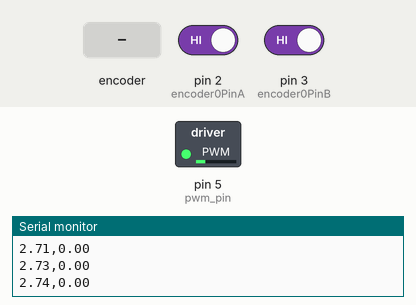
Recording of a sketch running on a simulated Arduino Uno, built with avr-gcc and run on an emulated ATmega328P. On the bench: switched loads named in the sketch (green lamp = pin HIGH), the last lines printed to the serial monitor. The inputs (shaded band) are chosen by the test bench; at power-on: pin 2 (encoder0PinA) HIGH, pin 3 (encoder0PinB) HIGH.

Above: at 1.2 s.
1.3 s: rotary encoder on pin 2 (encoder0PinA) / pin 3 (encoder0PinB) turned 3 steps (first pin leading)
At 2.25 s:
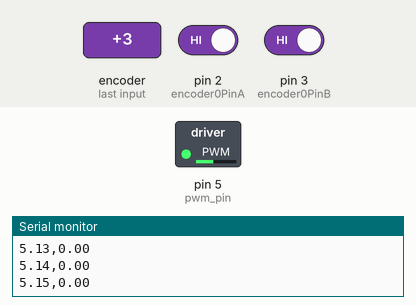
At 6.5 s:
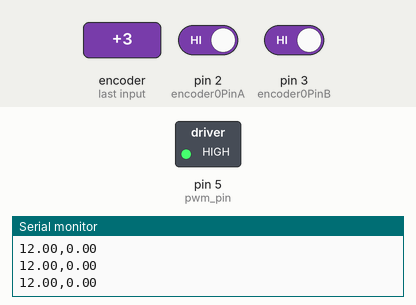
Timing chart, 0 to 8.0 s (numbered marks = the images above; inputs shaded):
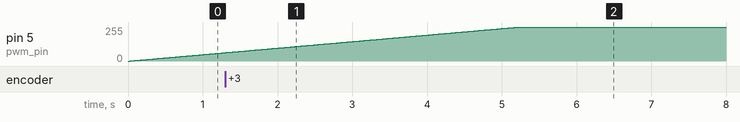

The sketch:

motor_controller.ino
```cpp
#include <TimerOne.h> // para la interrupción por tiempo

// 1) encoder
// Revisa cuantos pulsos PPR
int long encoder0PinA = 2; // pin 3 arduino uno
int long encoder0PinB = 3; // pin 4 arduino uno

float rps;

float e = 0.0, ref, A = 0.0, B = 0.0, C = 0.0, D = 0.0;
float uk1 = 0.0, yk1 = 0.0, yk2 = 0.0, ek1 = 0.0; // variables anteriores para el controlador
float ts; // tiempo de muestreo

float Kp = 4;
float Ki = 0.5;
float Td = 0.005;

long int pulsos;
long int pulsos2;
float pulsos_por_vuelta = 500.0;
float V_MAX = 12.00;

int estado = 0;

// 3) puente H
int pwm_pin = 5; // pin 5 arduino uno
byte pwm_motor = 0; // valor del pwm 8bits
float u = 0.0; // acción de control
float y = 0.0;

// --- Interrupción ---
void contador() {
  // Incrementa contador
  pulsos++;
}

void timerIsr() {
  rps = (float)((pulsos / pulsos_por_vuelta) / 0.05);
  pulsos2 = pulsos;
  pulsos = 0;
  if (estado == 0) {
    estado = 1;
  }
}

////////////////////////////////////////////////////////// SETUP
void setup(void) {

  // encoder
  pinMode(encoder0PinA, INPUT);
  pinMode(encoder0PinB, INPUT);
  attachInterrupt(digitalPinToInterrupt(encoder0PinA), contador, RISING);
  attachInterrupt(digitalPinToInterrupt(encoder0PinB), contador, RISING);
  pulsos = 0;
  rps = 0.0;


  // puente
  pinMode(pwm_pin, OUTPUT);
  analogWrite(pwm_pin, 0);

  // interrupción
  Timer1.initialize(5000);
  Timer1.attachInterrupt(timerIsr);


  Serial.begin(500000); // Begin serial communication
  Serial.println("READY");

  ref = 1.15;
  ts = 0.005; // tiempo de muestreo en segundos (5ms)

  A = -Kp - Kp * Td / ts;
  B = Kp + 2 * Kp * Td / ts;
  C = -Kp * Td / ts;
  D = Kp * Ki * ts;

}

//////////////////////////////////////////////////////// LOOP
void loop(void) {
  switch(estado) {
    case 0: // inicio
      break;

    case 1: // medir
      uk1 = u;
      yk2 = yk1;
      yk1 = y;
      ek1 = e;
      y = rps; // medición de salida
      e = ref - y; // error
      estado = 2; // llegá acá cada 10ms

      break;

    case 2: // calculo u
      // ACÁ AGREGAR MEDICIÓN, DEFINICIÓN DE ERROR Y CONTROLADOR, OBTENER u

      u = uk1 + A *y + B * yk1 + C * yk2 + D * ek1; // controlador PID modificado
      // Saturación del actuador
      if (u > 12){
          u = 12;
      }
      if (u < 0){
          u = 0;
      }
      //u = 8;

      pwm_motor = (byte)(u * 255.0 / V_MAX); // convierto a PWM

      analogWrite(pwm_pin, pwm_motor); // la mando por el pin de salida

      estado = 3;
      break;

    case 3: // comunico
      Serial.print(u);
      Serial.print(",");
      Serial.println(rps);
      estado = 0;
      break;
  }
}
```

Measured:
- after the input at 1.3 s, pin 5 (pwm_pin): goes on until 5.2 s, then stays 255/255
